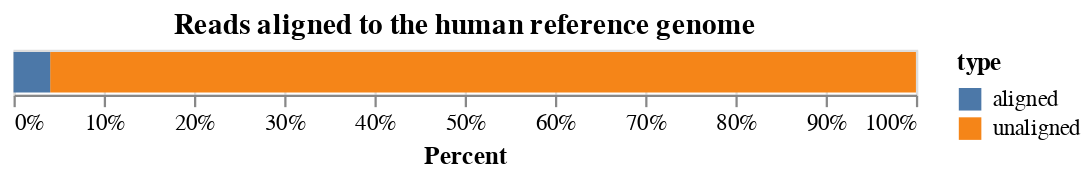

Here is the notebook cell this chart was saved with:
### Code cell
alt.Chart(bowtie_df).mark_bar().encode(
    x=alt.X('sum(amount)', 
            stack="normalize", 
            axis=alt.Axis(format='%'), 
            title="Percent"),
    color='type',
    tooltip=[alt.Tooltip("amount:Q", title="Number of reads aligned"),
             alt.Tooltip("type:N")]
).properties(title="Reads aligned to the human reference genome")

### Figure 1 — Vega-Lite specification as saved in the notebook (floating-point values rounded to 4 significant figures)
{"config": {"view": {"continuousWidth": 400, "continuousHeight": 300}}, "data": {"name": "data-eb3ee5c90b71e8cc55c3c1d229156cbe"}, "mark": "bar", "encoding": {"color": {"field": "type", "type": "nominal"}, "tooltip": [{"field": "amount", "title": "Number of reads aligned", "type": "quantitative"}, {"field": "type", "type": "nominal"}], "x": {"aggregate": "sum", "axis": {"format": "%"}, "field": "amount", "stack": "normalize", "title": "Percent", "type": "quantitative"}}, "title": "Reads aligned to the human reference genome", "$schema": "https://vega.github.io/schema/vega-lite/v4.17.0.json", "datasets": {"data-eb3ee5c90b71e8cc55c3c1d229156cbe": [{"amount": 193250, "type": "unaligned"}, {"amount": 8177, "type": "aligned"}]}}
